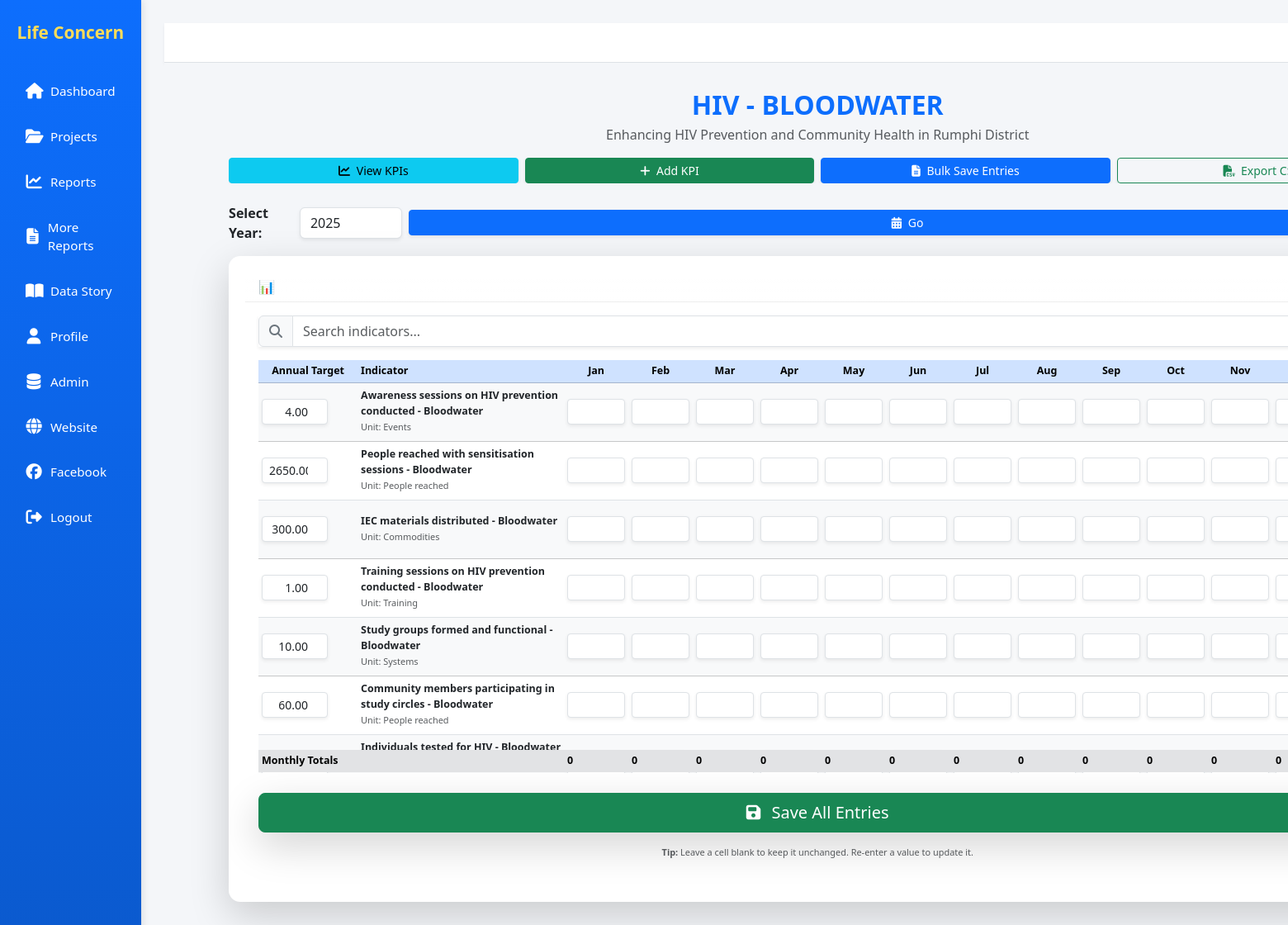
Screenshot of /projects/2/kpis/ (signed in) with the database file from the repository.
### core/models.py (models this page shows, shortened)
class Project(models.Model):
    name = models.CharField(max_length=200, unique=True)
    description = models.TextField(blank=True)
    start_year = models.IntegerField(null=True, blank=True)
    end_year = models.IntegerField(null=True, blank=True)
    active = models.BooleanField(default=True)

class Indicator(models.Model):
    project = models.ForeignKey(Project, on_delete=models.CASCADE, related_name='indicators')
    name = models.CharField(max_length=200)
    unit = models.CharField(max_length=50, default='count')
    is_kpi = models.BooleanField(default=False)  # KPI flag
    current_value = models.DecimalField(max_digits=12, decimal_places=2, default=0)
    progress = models.DecimalField(max_digits=5, decimal_places=2, default=0)  # % progress
    class Meta:
        unique_together = ('project', 'name')

### core/views.py (the view, shortened to what this page needs)
# urls.py: path('projects/<int:pk>/kpis/', views.project_kpis, name='project_kpis'),
@login_required
def project_kpis(request, pk):
    project = get_object_or_404(Project, pk=pk)
    indicators = Indicator.objects.filter(project=project)
    months = list(range(1, 13))
    year = int(request.GET.get("year", request.POST.get("year", datetime.datetime.now().year)))
    errors = {}  # {indicator_id: {month: error_message}}
    grid = defaultdict(dict)
    totals = {}              # Row totals per indicator
    monthly_totals = {}      # Column totals across indicators
    grand_total = 0          # Bottom-right grand total
    targets = IndicatorTarget.objects.filter(indicator__in=indicators, year=year)
    target_dict = {t.indicator_id: t.value for t in targets}
    for ind in indicators:
        if ind.id not in target_dict:
            target_obj, created = IndicatorTarget.objects.get_or_create(
                indicator=ind,
                year=year,
                defaults={"value": 0.0},  # default value for new indicators
            )
            target_dict[ind.id] = target_obj.value
    for ind in indicators:
        row_total = 0
        for month in months:
            entry = MonthlyEntry.objects.filter(indicator=ind, year=year, month=month).first()
            val = entry.value if entry else 0
            grid[ind.id][month] = val if val != 0 else None
            row_total += val
        totals[ind.id] = row_total
        grand_total += row_total
    for month in months:
        monthly_totals[month] = sum(grid[ind.id].get(month, 0) or 0 for ind in indicators)
    context = {
        "project": project,
        "indicators": indicators,
        "months": months,
        "year": year,
        "grid": grid,
        "totals": totals,
        "monthly_totals": monthly_totals,
        "grand_total": grand_total,
        "target_dict": target_dict,  # For template: direct value per indicator
        "errors": errors,            # Pass errors to template
    }
    return render(request, "core/project_kpis.html", context)

### core/templatetags/custom_tags.py (called while the page is built)
@register.filter
def dict_get(dictionary, key):
    if dictionary and key in dictionary:
        return dictionary.get(key)
    return 0

@register.filter
def get_item(dictionary, key):
    return dict_get(dictionary, key)

@register.filter
def get_month_name(month_number):
    try:
        return calendar.month_name[int(month_number)]
    except (ValueError, TypeError, IndexError):
        return ""

### core/templates/core/project_kpis.html (shortened to what this page needs)
{% extends 'core/base.html' %}
{% load widget_tweaks %}
{% load dict_extras %}
{% load custom_tags %}
{% block content %}
<div class="container-fluid" style="max-width: 97%;">
  <div class="text-center mb-4">
    <h2 class="fw-bold text-primary mb-1">{{ project.name }}</h2>
    <p class="text-muted mb-3">{{ project.description|default:"No description provided." }}</p>
    <div class="d-flex justify-content-center gap-2 mb-3 flex-nowrap" style="flex-wrap: nowrap; overflow-x: auto;">
      <a href="{% url 'project_kpis' project.id %}" class="btn btn-info btn-sm shadow-sm">
        <i class="fas fa-chart-line me-1"></i> View KPIs
      </a>
      <a href="{% url 'indicator_add' project.id %}" class="btn btn-success btn-sm shadow-sm">
        <i class="fas fa-plus me-1"></i> Add KPI
      </a>
      <a href="{% url 'bulk_save_entries' project.id %}?year={{ year }}" class="btn btn-primary btn-sm shadow-sm">
        <i class="fas fa-file-alt me-1"></i> Bulk Save Entries
      </a>
      <a href="{% url 'export_project_kpis' project.id %}?year={{ year }}" class="btn btn-outline-success btn-sm shadow-sm">
        <i class="fas fa-file-csv me-1"></i> Export CSV
      </a>
    </div>
  </div>
  <form method="get" class="d-flex justify-content-center align-items-center gap-2 mb-3">
    <label class="fw-semibold mb-0">Select Year:</label>
    <input type="number" name="year" value="{{ year }}" min="2000" max="2100"
           class="form-control w-auto shadow-sm">
    <button class="btn btn-primary btn-sm shadow-sm" type="submit">
      <i class="fas fa-calendar-alt me-1"></i> Go
    </button>
  </form>
  <form id="kpiForm" method="post" action="{% url 'project_kpis' project.id %}">
    <div class="card shadow-lg border-0 mt-3">
      <div class="card-header bg-gradient text-white"
           style="background: linear-gradient(90deg, #0d6efd, #0a58ca);">
        <h3 class="fw-bold mb-0" style="font-size: 1rem;">
          📊 Monthly KPI Entry Grid ({{ year }})
        </h3>
      </div>
      <div class="card-body" style="font-size: 0.78rem;">
        <div class="input-group mb-3 shadow-sm">
          <span class="input-group-text bg-light">
            <i class="fas fa-search text-secondary"></i>
          </span>
          <input
            type="text"
            id="searchInput"
            class="form-control"
            placeholder="Search indicators..."
            onkeyup="filterTable()">
        </div>
        <div class="table-responsive" style="max-height: 500px; overflow-y: auto;">
          <table class="table table-sm align-middle text-center w-100 table-hover" id="kpiTable">
            <thead class="table-primary sticky-top" style="top: 0; z-index: 10;">
              <tr>
                <th style="min-width: 120px;">Annual Target</th>
                <th class="text-start" style="width: 30%; min-width: 250px;">Indicator</th>
                {% for m in months %}
                  <th>{{ m|get_month_name|slice:":3" }}</th>
                {% endfor %}
              </tr>
            </thead>
            <tbody>
            {% for ind in indicators %}
              <tr class="{% cycle 'table-light' 'table-white' %} hover-shadow">
                <td>
                  <input type="number" step="0.01" min="0"
                         name="target_{{ ind.id }}"
                         value="{{ target_dict|get_item:ind.id|default:'' }}"
                         class="form-control form-control-sm text-end shadow-sm target-input"
                         data-indicator-id="{{ ind.id }}"
                         style="max-width: 80px;">
                </td>
                <td class="text-start">
                  <strong class="text-dark">{{ ind.name }}</strong><br>
                  <small class="text-muted">Unit: {{ ind.unit }}</small>
                </td>
                {% for m in months %}
                  {% with val=grid|get_item:ind.id|get_item:m %}
                  <td>
                    <input type="number" step="0.01" min="0"
                           name="val_{{ ind.id }}_{{ m }}"
                           value="{{ val|default:'' }}"
                           class="form-control form-control-sm text-end shadow-sm month-input {% if val %}bg-success-subtle{% endif %}"
                           style="max-width: 70px;">
                  </td>
                  {% endwith %}
                {% endfor %}
              </tr>
            {% empty %}
              <tr>
                <td colspan="{{ months|length|add:4 }}" class="text-center py-3 text-muted">
                  <em>No KPIs available for this project.</em>
                </td>
              </tr>
            {% endfor %}
            {% if indicators %}
            <tr class="table-secondary fw-bold sticky-bottom" style="bottom: 0; z-index: 10;">
              <td colspan="2" class="text-start">Monthly Totals</td>
              {% for m in months %}
                <td>{{ monthly_totals|get_item:m|default:"0" }}</td>
              {% endfor %}
            </tr>
            {% endif %}
            </tbody>
          </table>
        </div>
        <div class="mt-4 d-flex justify-content-center">
          <button id="saveBtn" class="btn btn-lg btn-success px-5 shadow-lg" type="submit">
            <i class="fas fa-save me-2"></i> Save All Entries
          </button>
        </div>
        <p class="text-muted small mt-3 text-center">
          <strong>Tip:</strong> Leave a cell blank to keep it unchanged. Re-enter a value to update it.
        </p>
      </div>
    </div>
  </form>
</div>
{% endblock %}

### static/styles.css (style rules this page uses)
body { margin:0; font-family: Arial, Helvetica, sans-serif; background:#f4f9ff; }
a { color:#0a5bd3; text-decoration:none; }
.btn { width:100%; padding:12px; background:#0073e6; color:#fff; border:0; border-radius:8px; cursor:pointer; font-weight:bold; }
.card { background:#fff; border-radius:12px; padding: 20px; box-shadow: 0 6px 18px rgba(0,0,0,.06); margin-bottom:20px; overflow:auto; }
table { width:100%; border-collapse: collapse; min-width:880px; }
th, td { padding:10px; border-bottom:1px solid #eee; text-align:left; }
th { background:#f0f7ff; position:sticky; top:0; }
input[type=number] { width:110px; }

### core/templates/core/base.html (style rules this page uses)
body { font-family: "Segoe UI", sans-serif; background-color: #f4f6f9; }
.card { border-radius: 14px; box-shadow: 0 3px 8px rgba(0,0,0,0.08); background: #fff; margin-bottom: 1.5rem; border: none; }
.card-header { font-weight: 600; font-size: 1rem; background: transparent; border-bottom: 1px solid #eee; }

### rows the page displays
Project: name "HIV - BLOODWATER", description "Enhancing HIV Prevention and Community Health in Rumphi District"
Indicator: id "4.00", name "Awareness sessions on HIV prevention conducted - Bloodwater", unit "Events"
Indicator: id "2650.00", name "People reached with sensitisation sessions - Bloodwater", unit "People reached"
Indicator: id "300.00", name "IEC materials distributed - Bloodwater", unit "Commodities"
Indicator: id "1.00", name "Training sessions on HIV prevention conducted - Bloodwater", unit "Training"
Indicator: id "10.00", name "Study groups formed and functional - Bloodwater", unit "Systems"
Indicator: id "60.00", name "Community members participating in study circles - Bloodwater", unit "People reached"
Indicator: name "Individuals tested for HIV - Bloodwater…"

### other values shown
{{ m|get_month_name|slice:":3" }} "Jan" "Feb" "Mar" "Apr" "May" "Jun" "Jul" "Aug" "Sep" "Oct" "Nov"
{{ monthly_totals|get_item:m|default:"0" }} "0" "0" "0" "0" "0" "0" "0" "0" "0" "0" "0" "0"
